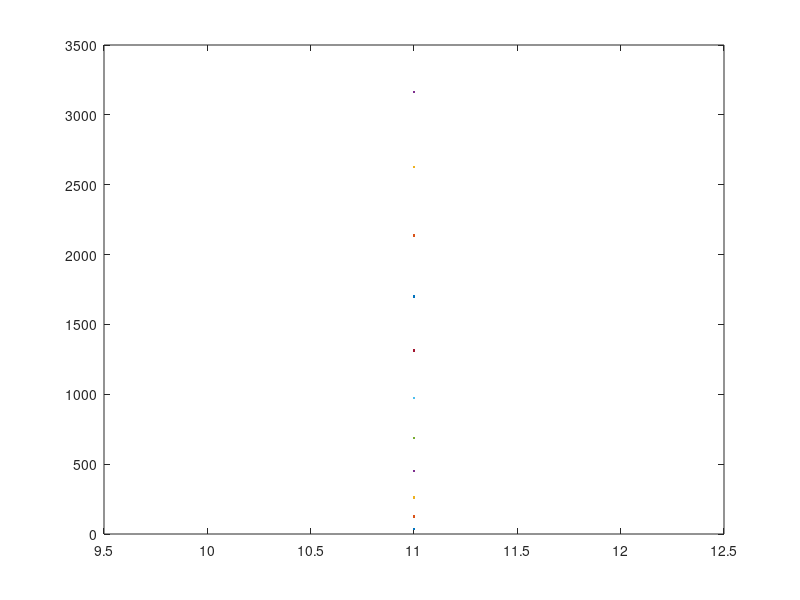

Write MATLAB code to recreate this figure.
% Riley Payung
% 11/11/2019
% WA-11
% Weekly Assignment 11 Part 1

%clear workspace and screen
clc; clear;

%variable declaration
bases = 0:25:275;                                   % bases, spaced 25 meters apart.
num_panels = length (bases) - 1;                    % the number of panels (spaced 25 meters apart)
half_breath_area = 0;                               % The total half breath area of the ship, initial.
a_vec = 0:num_panels - 1;
b_vec = a_vec;

for i = 1:num_panels                                % For each panel,
    b1 = bases(i);                                  % calculate base1
    b2 = bases(i+1);                                % calculate base2
    
    area = 0.5 * 25 + (b2 + b1);                    % calculate the area
    
    half_breath_area = half_breath_area + area;     % add the area calculated to the half breath area.
    
    a_vec(i) = area;                                 % Set the cumulative area of each panel.
end

for i = 1:length(a_vec)
    area = a_vec(i);
    if (i == 1)
        b_vec(i) = area;
    end
    if (i ~= 1)
        b_vec(i) = b_vec(i-1) + area;
    end
end

plot(num_panels,b_vec);
view()

% The value of plotting the cumulative sum graph is to see how the area of
% the required material increases as we increase in the number of panels.